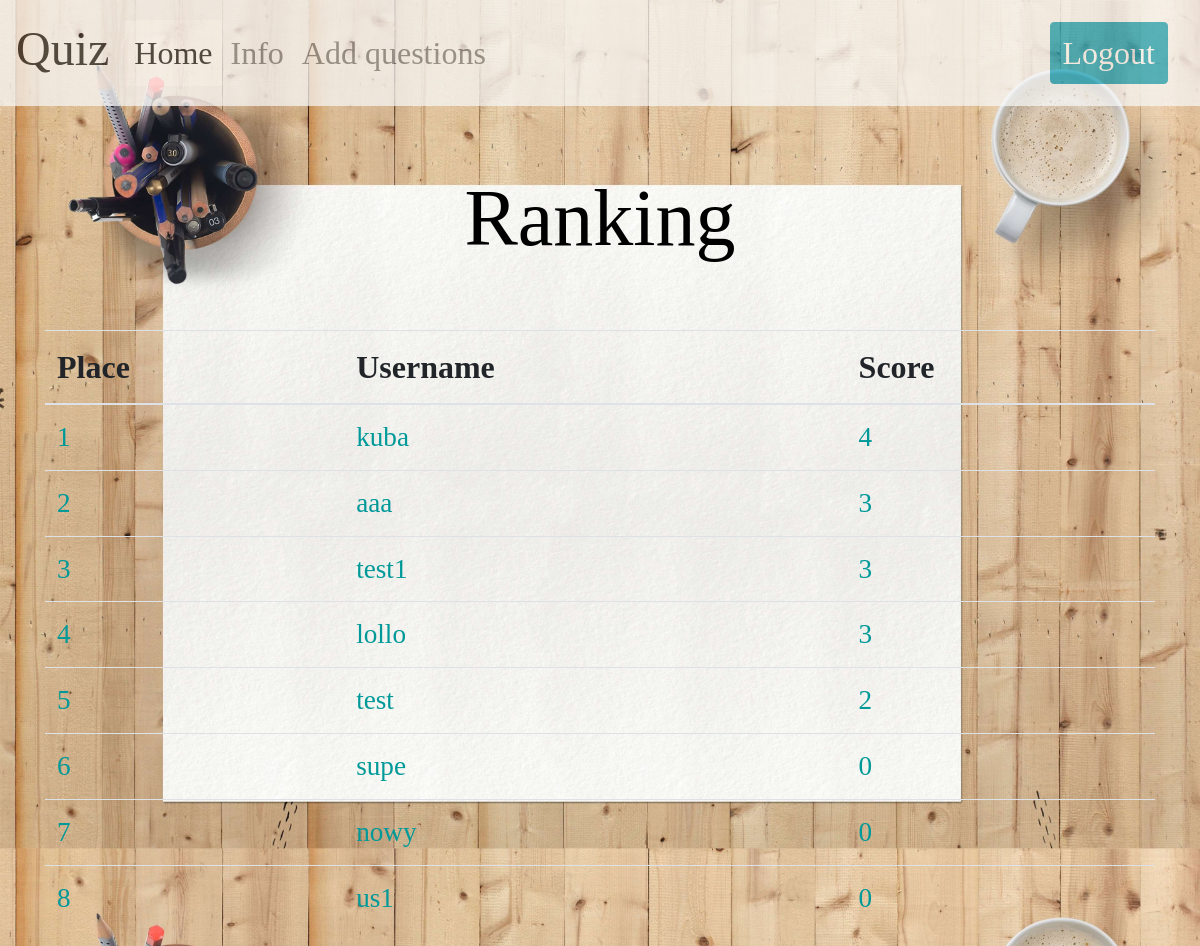
/index/ (signed in), run on an earlier commit of the app's database.
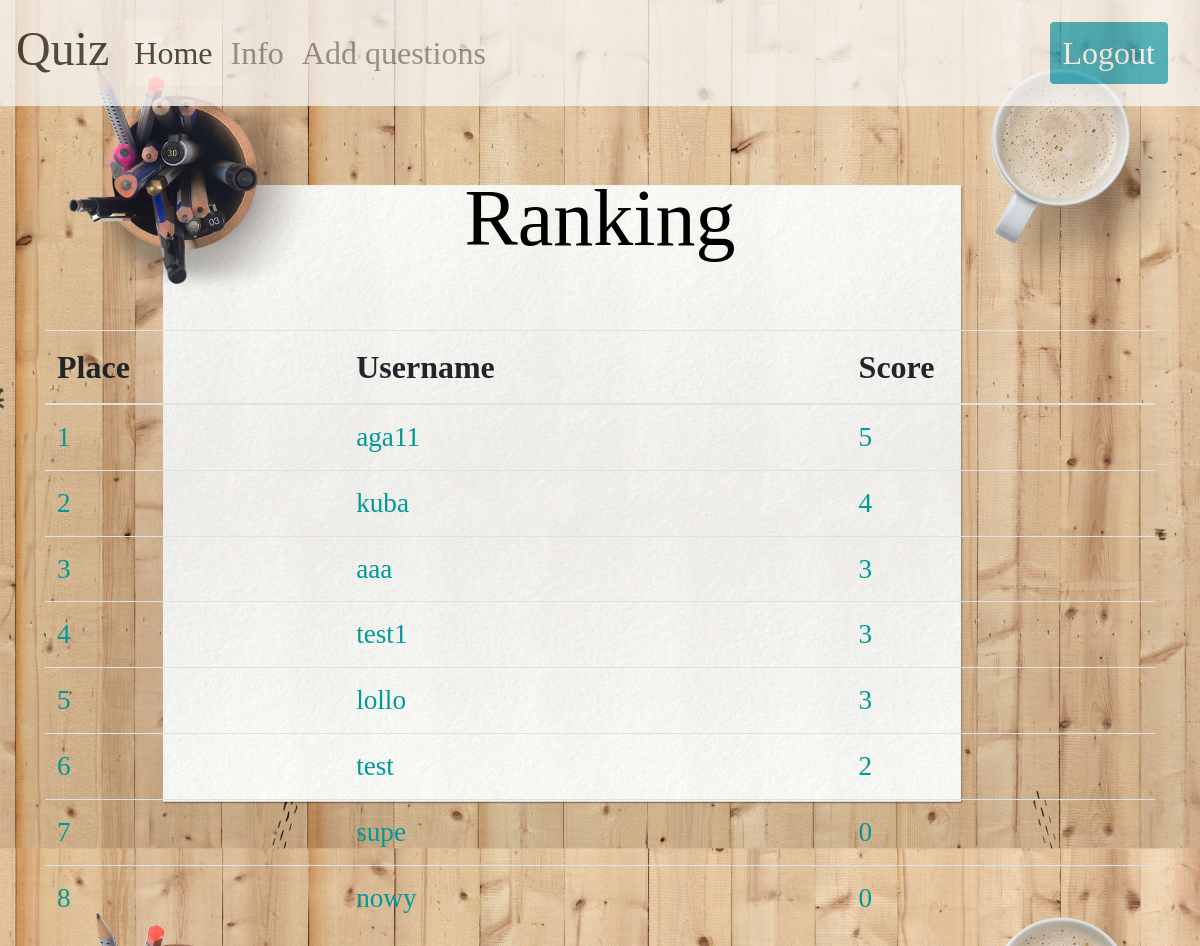
And on a later commit of the database.
### login/models.py (models this page shows, shortened)
class Profile(models.Model):
    user = models.OneToOneField(User, on_delete=models.CASCADE)
    sex = models.CharField(max_length=32, choices=gender, default="♀")
    score = models.IntegerField(default=0)
    creation_date = models.DateField(default=now)
    geography = models.ManyToManyField(Geography)
    entertainment = models.ManyToManyField(Entertainment)
    history = models.ManyToManyField(History)
    literature = models.ManyToManyField(Literature)
    science = models.ManyToManyField(Science)
    sport = models.ManyToManyField(Sport)
    objects = models.Manager()

### login/views.py (the view)
# urls.py: path('index/', index),
@login_required
def index(request):
    if 'logout' in request.GET:
        logout(request)
        cache.clear()
        return redirect(login_user)
    user = Profile.objects.all().order_by('-score')[:8]
    score = Profile.objects.all().order_by('-score')[:8]
    context = {"user": user, "score": score}
    return render(request, 'index.html', context)

### login/templates/index.html (shortened to what this page needs)
<!DOCTYPE html>
{% load static %}
<html lang="en">
<head>
    <link href="{% static 'login/css/menu.css' %}" rel="stylesheet"/>
    <link rel="stylesheet" href="https://stackpath.bootstrapcdn.com/bootstrap/4.4.1/css/bootstrap.min.css"
>
</head>
<body>
<header>
    <form method="get" action="." enctype="multipart/form-data">{% csrf_token %}
        <nav class="navbar navbar-expand-lg navbar-light bg-light op">
            <h2 class="navbar-brand">Quiz</h2>
            <div class="collapse navbar-collapse" id="navbarNav">
                <ul class="navbar-nav">
                    <li class="nav-item active">
                        <a class="nav-link" href="#">Home <span class="sr-only">(current)</span></a>
                    </li>
                    <li class="nav-item">
                        <a class="nav-link" href="/info/">Info</a>
                    </li>
                      {% if request.user.is_superuser %}
                    <li>
                          <a class="nav-link " href="/questions/">Add questions</a>
                    </li>
                      {% endif %}
                </ul>
                <button class="btn btn-info topnav-right" name="logout">Logout</button>
            </div>
        </nav>
        <div class="container-fluid">
            <div class="container">
                <h1>Ranking</h1>
                <table class="table css-serial">
                    <thead>
                    <tr>
                        <th>Place</th>
                        <th>Username</th>
                        <th>Score</th>
                    </tr>
                    </thead>
                    <tbody>
                    {% for i in user %}
                    <tr>
                        <td></td>
                        <td>{{i.user}}</td>
                        <td>{{i.score}}</td>
                    </tr>
                    {% endfor %}
                    </tbody>
                </table>
            </div>
        </div>
    </form>
</header>
</body>
</html>

What changed in the data, as far as the page shows it:
no longer on this page (row unchanged): Profile: user "us1", score "0"
added Profile: user "aga11", score "5"
